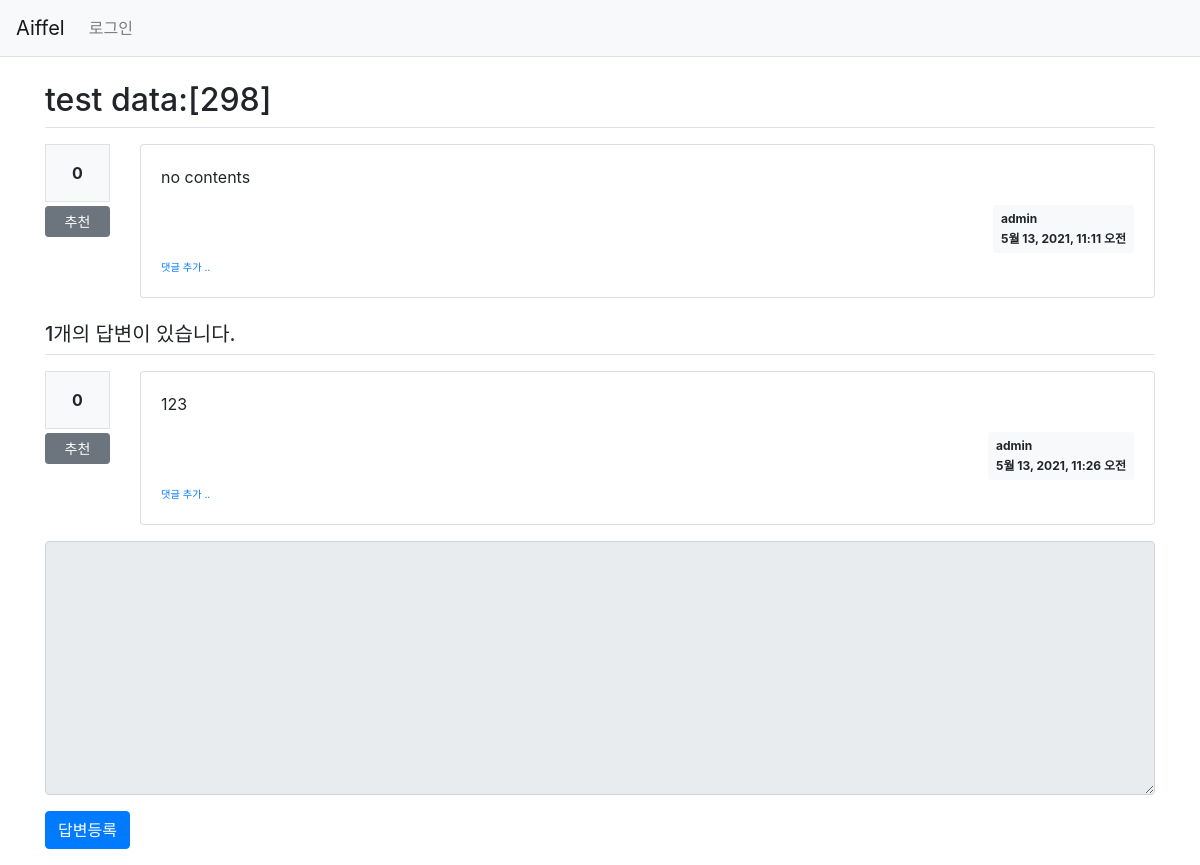
The page /pybo/307/ on the database as committed earlier.
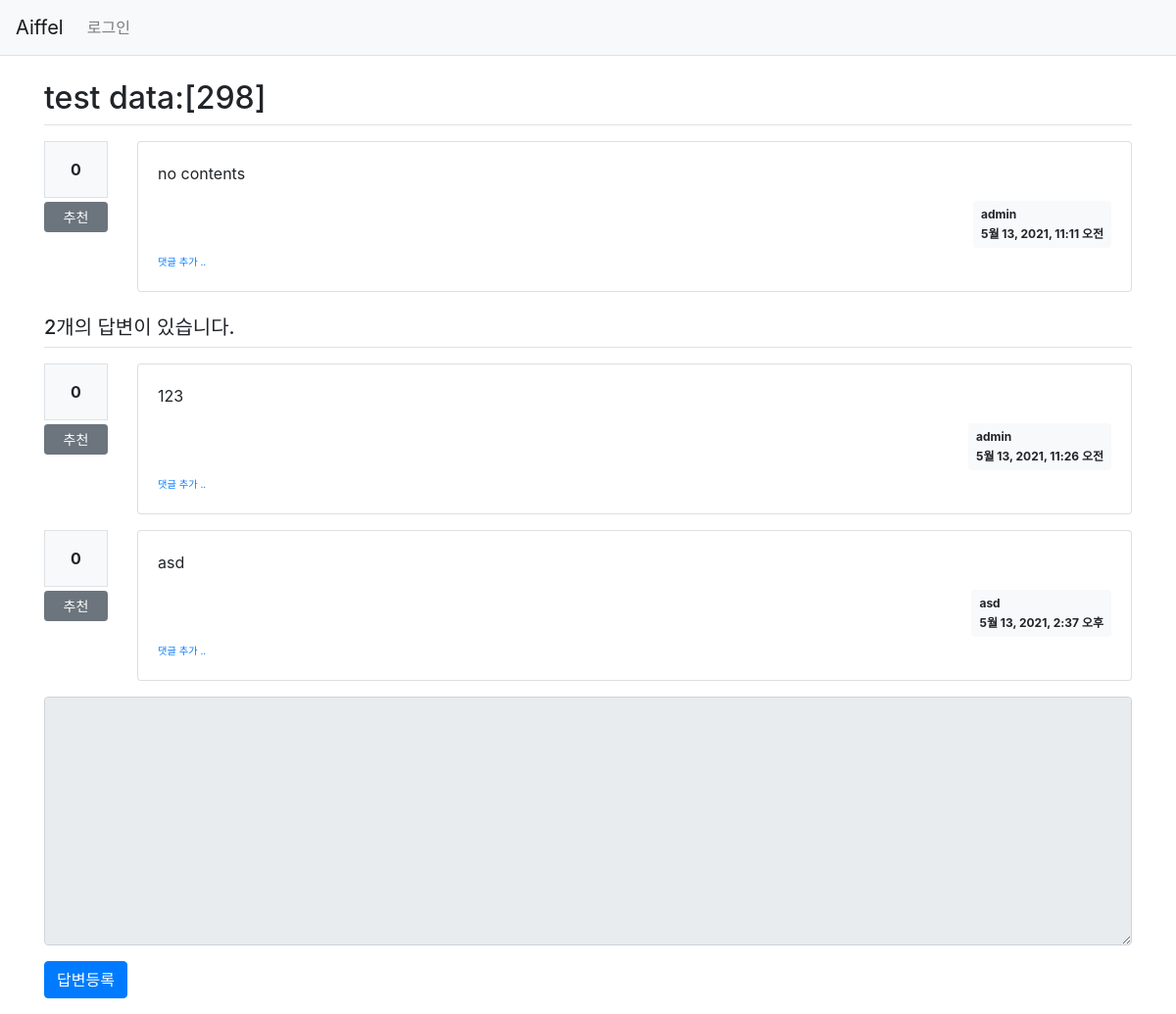
The same page on the database as committed later.
### pybo/models.py (models this page shows, shortened)
class Question(models.Model):
    author = models.ForeignKey(User, on_delete=models.CASCADE, related_name='author_question')
    subject = models.CharField(max_length=200)
    content = models.TextField()
    create_date = models.DateTimeField()
    modify_date = models.DateTimeField(null=True, blank=True)
    voter = models.ManyToManyField(User, related_name='voter_question')

class Answer(models.Model):
    author = models.ForeignKey(User, on_delete=models.CASCADE, related_name='author_answer')
    question = models.ForeignKey(Question, on_delete=models.CASCADE)
    content = models.TextField()
    create_date = models.DateTimeField()
    modify_date = models.DateTimeField(null=True, blank=True)
    voter = models.ManyToManyField(User, related_name='voter_answer')

### pybo/views/base_views.py (the view)
# urls.py: path('<int:question_id>/', base_views.detail, name='detail'),
def detail(request, question_id):
    question = get_object_or_404(Question, pk=question_id)
    context = {'question': question}
    return render(request, 'pybo/question_detail.html', context)

### pybo/templatetags/pybo_filter.py (called while the page is built)
@register.filter()
def mark(value):
    extensions = ["nl2br", "fenced_code"]
    return mark_safe(markdown.markdown(value, extensions=extensions))

### templates/pybo/question_detail.html (shortened to what this page needs)
{% extends 'base.html' %}
{% load pybo_filter %}
{% block content %}
<div class="container my-3">
    <h2 class="border-bottom py-2">{{ question.subject }}</h2>
    <div class="row my-3">
        <div class="col-1">
            <div class="bg-light text-center p-3 border font-weight-bolder mb-1">{{question.voter.count}}</div>
            <a href="#" data-uri="{% url 'pybo:vote_question' question.id  %}"
               class="recommend btn btn-sm btn-secondary btn-block my-1">추천</a>
        </div>
        <div class="col-11">
            <div class="card">
                <div class="card-body">
                    <div class="card-text">{{ question.content|mark }}</div>
                    <div class="d-flex justify-content-end">
                        <div class="badge badge-light p-2 text-left">
                            <div class="mb-2">{{ question.author.username }}</div>
                            <div>{{ question.create_date }}</div>
                        </div>
                    </div>
                    <div>
                        <a href="{% url 'pybo:comment_create_question' question.id  %}"
                           class="small"><small>댓글 추가 ..</small></a>
                    </div>
                </div>
            </div>
        </div>
    </div>
    <h5 class="border-bottom my-3 py-2">{{question.answer_set.count}}개의 답변이 있습니다.</h5>
    {% for answer in question.answer_set.all %}
    <div class="row my-3">
        <div class="col-1">
            <div class="bg-light text-center p-3 border font-weight-bolder mb-1">{{answer.voter.count}}</div>
            <a href="#" data-uri="{% url 'pybo:vote_answer' answer.id  %}"
                class="recommend btn btn-sm btn-secondary btn-block my-1">추천</a>
        </div>
        <div class="col-11">
            <div class="card">
                <div class="card-body">
                    <div class="card-text">{{ answer.content|mark }}</div>
                    <div class="d-flex justify-content-end">
                        <div class="badge badge-light p-2 text-left">
                            <div class="mb-2">{{ answer.author.username }}</div>
                            <div>{{ answer.create_date }}</div>
                        </div>
                    </div>
                    <div>
                        <a href="{% url 'pybo:comment_create_answer' answer.id  %}"
                           class="small"><small>댓글 추가 ..</small></a>
                    </div>
                </div>
            </div>
        </div>
    </div>
    {% endfor %}
    <form action="{% url 'pybo:answer_create' question.id %}" method="post" class="my-3">
        <div class="form-group">
            <textarea {% if not user.is_authenticated %}disabled{% endif %}
              name="content" id="content" class="form-control" rows="10"></textarea>
        </div>
        <input type="submit" value="답변등록" class="btn btn-primary">
    </form>
</div>
{% endblock %}

Rows that differ between the two databases and show on the page:
computed for Question "test data:[298]": answer_set.count "1" → "2"
added Answer: voter.count "0", content|mark "asd", author.username "asd", create_date "5월 13, 2021, 2:37 오후"
